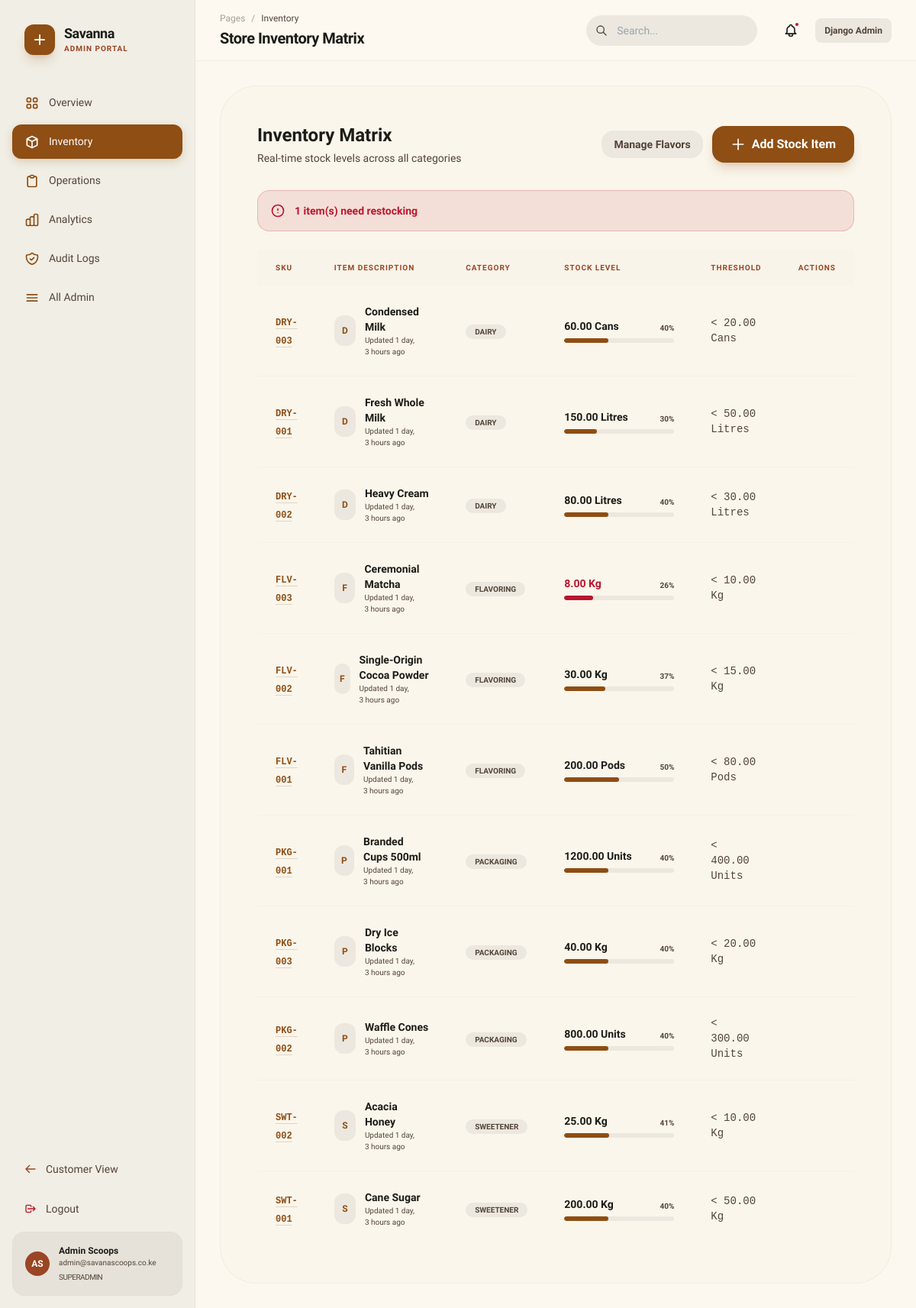
The app's page /admin-panel/inventory/ (signed in) with its own data.
### inventory/models.py (models this page shows, shortened)
class InventoryItem(models.Model):
    CATEGORY_CHOICES = [
        ('dairy', 'Dairy'),
        ('sweetener', 'Sweetener'),
        ('flavoring', 'Flavoring'),
        ('packaging', 'Packaging'),
        ('equipment', 'Equipment'),
        ('other', 'Other'),
    ]
    sku = models.CharField(max_length=50, unique=True)
    name = models.CharField(max_length=200)
    category = models.CharField(max_length=30, choices=CATEGORY_CHOICES, default='other')
    description = models.TextField(blank=True)
    current_stock = models.DecimalField(max_digits=10, decimal_places=2, default=0)
    min_stock = models.DecimalField(max_digits=10, decimal_places=2, default=10)
    max_stock = models.DecimalField(max_digits=10, decimal_places=2, default=500)
    unit = models.CharField(max_length=30, default='Units')
    unit_cost = models.DecimalField(max_digits=10, decimal_places=2, default=0)
    supplier = models.CharField(max_length=200, blank=True)
    location = models.CharField(max_length=100, blank=True, default='Main Storeroom')
    is_active = models.BooleanField(default=True)
    created_at = models.DateTimeField(auto_now_add=True)
    updated_at = models.DateTimeField(auto_now=True)
    class Meta:
        ordering = ['name']
    @property
    def stock_status(self):
        if self.current_stock == 0:
            return 'out'
        elif self.current_stock <= self.min_stock:
            return 'critical'
        elif self.current_stock <= self.min_stock * __import__('decimal').Decimal('1.5'):
            return 'low'
        return 'ok'
    @property
    def stock_percentage(self):
        if self.max_stock == 0:
            return 0
        return min(100, int((float(self.current_stock) / float(self.max_stock)) * 100))

### inventory/views.py (the view)
@staff_required
def inventory_list(request):
    items = InventoryItem.objects.filter(is_active=True).order_by('category', 'name')
    low_stock_items = [i for i in items if i.stock_status in ('critical', 'low')]
    return render(request, 'admin_panel/inventory.html', {
        'items': items,
        'low_stock_items': low_stock_items,
        'admin_section': 'inventory',
    })

### inventory/views.py (called while the page is built)
def staff_required(view_func):
    @wraps(view_func)
    def wrapper(request, *args, **kwargs):
        if not request.user.is_authenticated:
            return redirect('/accounts/login/?next=' + request.path)
        if not request.user.is_staff:
            messages.error(request, 'Staff access is required for the admin panel.')
            return redirect('shop')
        return view_func(request, *args, **kwargs)
    return wrapper

### store/context_processors.py (called while the page is built)
def cart_count(request):
    cart = request.session.get('cart', {})
    count = sum(v['qty'] for v in cart.values())
    return {'cart_count': count}

def site_settings(request):
    settings = SiteSettings.get_settings()
    return {'site_settings': settings}

### store/models.py (called while the page is built)
    @classmethod
    def get_settings(cls):
        obj, _ = cls.objects.get_or_create(pk=1)
        return obj

### templates/admin_panel/inventory.html (shortened to what this page needs)
{% extends "admin_panel/base_admin.html" %}
{% block admin_breadcrumb %}Inventory{% endblock %}
{% block admin_title %}Store Inventory Matrix{% endblock %}
{% block admin_content %}
<div class="bg-surface-container-low/50 rounded-[3rem] p-8 md:p-12 border border-outline-variant/20">
  <div class="flex flex-col md:flex-row md:items-center justify-between gap-6 mb-8">
    <div>
      <h3 class="text-2xl font-sans font-bold text-on-surface">Inventory Matrix</h3>
      <p class="text-sm text-on-surface-variant mt-1">Real-time stock levels across all categories</p>
    </div>
    <div class="flex items-center gap-3">
      <a href="{% url 'admin_flavors' %}" class="px-4 py-2 bg-surface-container-high rounded-2xl text-sm font-bold text-on-surface-variant hover:bg-surface-container-highest transition-colors">
        Manage Flavors
      </a>
      <button onclick="document.getElementById('addItemModal').classList.remove('hidden')"
              class="flex items-center gap-2 px-6 py-3 bg-primary text-white rounded-2xl font-bold shadow-lg shadow-primary/20 hover:scale-105 active:scale-95 transition-all">
        <svg xmlns="http://www.w3.org/2000/svg" class="w-5 h-5" fill="none" viewBox="0 0 24 24" stroke="currentColor"><path stroke-linecap="round" stroke-linejoin="round" stroke-width="2" d="M12 4v16m8-8H4"/></svg>
        Add Stock Item
      </button>
    </div>
  </div>
  {% if low_stock_items %}
  <div class="mb-6 p-4 bg-tertiary/10 border border-tertiary/20 rounded-2xl flex items-center gap-3">
    <svg xmlns="http://www.w3.org/2000/svg" class="w-5 h-5 text-tertiary flex-shrink-0" fill="none" viewBox="0 0 24 24" stroke="currentColor"><path stroke-linecap="round" stroke-linejoin="round" stroke-width="2" d="M12 9v2m0 4h.01M12 3c-4.97 0-9 4.03-9 9s4.03 9 9 9 9-4.03 9-9-4.03-9-9-9z"/></svg>
    <p class="text-sm font-bold text-tertiary">{{ low_stock_items|length }} item(s) need restocking</p>
  </div>
  {% endif %}
  <div class="overflow-x-auto">
    <table class="w-full text-left">
      <thead>
        <tr class="bg-surface-container-low/50">
          <th class="ss-table-header">SKU</th>
          <th class="ss-table-header">Item Description</th>
          <th class="ss-table-header">Category</th>
          <th class="ss-table-header">Stock Level</th>
          <th class="ss-table-header">Threshold</th>
          <th class="ss-table-header text-right">Actions</th>
        </tr>
      </thead>
      <tbody class="divide-y divide-outline-variant/10">
        {% for item in items %}
        <tr class="hover:bg-surface-container-high/30 transition-colors group">
          <td class="px-6 py-6">
            <span class="text-xs font-mono font-bold text-primary underline decoration-primary/20 underline-offset-4">{{ item.sku }}</span>
          </td>
          <td class="px-6 py-6">
            <div class="flex items-center gap-3">
              <div class="w-10 h-10 rounded-xl bg-surface-container-high flex items-center justify-center text-primary text-xs font-bold uppercase">
                {{ item.category|first|upper }}
              </div>
              <div>
                <p class="text-sm font-black text-on-surface">{{ item.name }}</p>
                <p class="text-[10px] text-on-surface-variant">Updated {{ item.updated_at|timesince }} ago</p>
              </div>
            </div>
          </td>
          <td class="px-6 py-6">
            <span class="px-3 py-1 bg-surface-container-high rounded-full text-[10px] font-black uppercase text-on-surface-variant">
              {{ item.get_category_display }}
            </span>
          </td>
          <td class="px-6 py-6">
            <div class="flex flex-col gap-1.5">
              <div class="flex justify-between items-end">
                <span class="text-sm font-black {% if item.stock_status == 'critical' or item.stock_status == 'out' %}text-tertiary{% else %}text-on-surface{% endif %}">
                  {{ item.current_stock }} {{ item.unit }}
                </span>
                <span class="text-[10px] text-on-surface-variant font-bold">{{ item.stock_percentage }}%</span>
              </div>
              <div class="h-1.5 w-36 bg-surface-container-high rounded-full overflow-hidden">
                <div class="h-full rounded-full {% if item.stock_status == 'critical' or item.stock_status == 'out' %}bg-tertiary{% elif item.stock_status == 'low' %}bg-yellow-500{% else %}bg-primary{% endif %}"
                     style="width:{{ item.stock_percentage }}%"></div>
              </div>
            </div>
          </td>
          <td class="px-6 py-6 text-sm text-on-surface-variant font-mono">
            &lt; {{ item.min_stock }} {{ item.unit }}
          </td>
          <td class="px-6 py-6 text-right">
          </td>
        </tr>
        {% empty %}
        <tr><td colspan="6" class="px-6 py-16 text-center text-on-surface-variant">No inventory items yet.</td></tr>
        {% endfor %}
      </tbody>
    </table>
  </div>
</div>
{% endblock %}

### templates/partials/admin_sidebar.html (shortened to what this page needs)
{% load static %}
<div class="w-64 h-full bg-surface-container border-r border-outline-variant/30 flex flex-col flex-shrink-0">
  <div class="p-8 flex items-center gap-3">
    <div class="w-10 h-10 bg-primary rounded-xl flex items-center justify-center shadow-lg shadow-primary/20">
      <svg xmlns="http://www.w3.org/2000/svg" class="w-6 h-6 text-white" fill="none" viewBox="0 0 24 24" stroke="currentColor"><path stroke-linecap="round" stroke-linejoin="round" stroke-width="2" d="M12 6v6m0 0v6m0-6h6m-6 0H6"/></svg>
    </div>
    <div>
      <h1 class="font-sans font-bold text-lg leading-tight tracking-tight">Savanna</h1>
      <p class="text-[10px] uppercase tracking-widest text-secondary font-bold">Admin Portal</p>
    </div>
  </div>
  <nav class="flex-1 px-4 space-y-1.5 mt-2">
    {% with items=nav_items %}
    <a href="{% url 'admin_dashboard' %}" class="sidebar-link {% if admin_section == 'dashboard' %}active{% endif %}">
      <span>Overview</span>
    </a>
    <a href="{% url 'admin_inventory' %}" class="sidebar-link {% if admin_section == 'inventory' %}active{% endif %}">
      <svg xmlns="http://www.w3.org/2000/svg" class="w-5 h-5" fill="none" viewBox="0 0 24 24" stroke="currentColor"><path stroke-linecap="round" stroke-linejoin="round" stroke-width="2" d="M20 7l-8-4-8 4m16 0l-8 4m8-4v10l-8 4m0-10L4 7m8 4v10M4 7v10l8 4"/></svg>
      <span>Inventory</span>
    </a>
    <a href="{% url 'admin_orders' %}" class="sidebar-link {% if admin_section == 'operations' %}active{% endif %}">
      <svg xmlns="http://www.w3.org/2000/svg" class="w-5 h-5" fill="none" viewBox="0 0 24 24" stroke="currentColor"><path stroke-linecap="round" stroke-linejoin="round" stroke-width="2" d="M9 5H7a2 2 0 00-2 2v12a2 2 0 002 2h10a2 2 0 002-2V7a2 2 0 00-2-2h-2M9 5a2 2 0 002 2h2a2 2 0 002-2M9 5a2 2 0 012-2h2a2 2 0 012 2"/></svg>
      <span>Operations</span>
    </a>
    <a href="{% url 'admin_analytics' %}" class="sidebar-link {% if admin_section == 'analytics' %}active{% endif %}">
      <span>Analytics</span>
    </a>
    <a href="{% url 'admin_audit' %}" class="sidebar-link {% if admin_section == 'audit' %}active{% endif %}">
      <span>Audit Logs</span>
    </a>
    <a href="{% url 'admin_models' %}" class="sidebar-link {% if admin_section == 'system' %}active{% endif %}">
      <svg xmlns="http://www.w3.org/2000/svg" class="w-5 h-5" fill="none" viewBox="0 0 24 24" stroke="currentColor"><path stroke-linecap="round" stroke-linejoin="round" stroke-width="2" d="M4 7h16M4 12h16M4 17h16"/></svg>
      <span>All Admin</span>
    </a>
    {% endwith %}
  </nav>
  <div class="p-4 mt-auto space-y-2">
    <a href="{% url 'shop' %}" class="w-full flex items-center gap-3 px-4 py-3 rounded-xl text-on-surface-variant hover:bg-surface-container-high transition-colors text-sm font-medium">
      <svg xmlns="http://www.w3.org/2000/svg" class="w-4 h-4 text-secondary" fill="none" viewBox="0 0 24 24" stroke="currentColor"><path stroke-linecap="round" stroke-linejoin="round" stroke-width="2" d="M10 19l-7-7m0 0l7-7m-7 7h18"/></svg>
      Customer View
    </a>
    <a href="{% url 'account_logout' %}" class="w-full flex items-center gap-3 px-4 py-3 rounded-xl text-on-surface-variant hover:bg-surface-container-high transition-colors text-sm font-medium">
      <svg xmlns="http://www.w3.org/2000/svg" class="w-4 h-4 text-tertiary" fill="none" viewBox="0 0 24 24" stroke="currentColor"><path stroke-linecap="round" stroke-linejoin="round" stroke-width="2" d="M17 16l4-4m0 0l-4-4m4 4H7m6 4v1a2 2 0 01-2 2H5a2 2 0 01-2-2V7a2 2 0 012-2h6a2 2 0 012 2v1"/></svg>
      Logout
    </a>
    <div class="p-4 bg-surface-container-highest rounded-2xl flex items-center gap-3 border border-outline-variant/10">
      <div class="w-8 h-8 rounded-full bg-secondary text-white flex items-center justify-center text-xs font-bold">
        {{ request.user.first_name|first|upper }}{{ request.user.last_name|first|upper }}
      </div>
      <div class="overflow-hidden">
        <p class="text-xs font-bold truncate">{{ request.user.get_full_name|default:request.user.username }}</p>
        <p class="text-[10px] text-on-surface-variant truncate">{{ request.user.email|default:"No email address" }}</p>
        <p class="text-[10px] text-on-surface-variant uppercase tracking-tighter mt-1">{% if request.user.is_superuser %}Superadmin{% else %}Staff{% endif %}</p>
      </div>
    </div>
  </div>
</div>

### templates/base.html (style rules this page uses)
body { font-family: 'Be Vietnam Pro', sans-serif; background: #fdf9f0; color: #1c1c17; }
.font-sans { font-family: 'Plus Jakarta Sans', sans-serif; }
.ss-table-header { padding: 16px 24px; font-size: 10px; font-weight: 700; text-transform: uppercase; letter-spacing: 0.1em; color: #9a4523; text-align: left; }

### templates/partials/admin_sidebar.html (style rules this page uses)
.sidebar-link { width: 100%; display: flex; align-items: center; gap: 12px; padding: 12px 16px; border-radius: 12px; transition: all 0.2s ease; color: #534439; font-size: 14px; font-weight: 500; }
.sidebar-link.active { background: #8e4e14; color: white; box-shadow: 0 4px 12px rgba(142,78,20,0.2); }
.sidebar-link.active svg { color: white; }
.sidebar-link svg { color: #8e4e14; flex-shrink: 0; }

### records on screen
InventoryItem: sku "DRY-003", category|first "D", name "Condensed Milk", updated_at "1 day, 3 hours", category "DAIRY", current_stock "60.00", unit "Cans", stock_percentage "40", min_stock "20.00"
InventoryItem: sku "DRY-001", category|first "D", name "Fresh Whole Milk", updated_at "1 day, 3 hours", category "DAIRY", current_stock "150.00", unit "Litres", stock_percentage "30", min_stock "50.00"
InventoryItem: sku "DRY-002", category|first "D", name "Heavy Cream", updated_at "1 day, 3 hours", category "DAIRY", current_stock "80.00", unit "Litres", stock_percentage "40", min_stock "30.00"
InventoryItem: sku "FLV-003", category|first "F", name "Ceremonial Matcha", updated_at "1 day, 3 hours", category "FLAVORING", current_stock "8.00", unit "Kg", stock_percentage "26", min_stock "10.00"
InventoryItem: sku "FLV-002", category|first "F", name "Single-Origin Cocoa Powder", updated_at "1 day, 3 hours", category "FLAVORING", current_stock "30.00", unit "Kg", stock_percentage "37", min_stock "15.00"
InventoryItem: sku "FLV-001", category|first "F", name "Tahitian Vanilla Pods", updated_at "1 day, 3 hours", category "FLAVORING", current_stock "200.00", unit "Pods", stock_percentage "50", min_stock "80.00"
InventoryItem: sku "PKG-001", category|first "P", name "Branded Cups 500ml", updated_at "1 day, 3 hours", category "PACKAGING", current_stock "1200.00", unit "Units", stock_percentage "40", min_stock "400.00"
InventoryItem: sku "PKG-003", category|first "P", name "Dry Ice Blocks", updated_at "1 day, 3 hours", category "PACKAGING", current_stock "40.00", unit "Kg", stock_percentage "40", min_stock "20.00"
InventoryItem: sku "PKG-002", category|first "P", name "Waffle Cones", updated_at "1 day, 3 hours", category "PACKAGING", current_stock "800.00", unit "Units", stock_percentage "40", min_stock "300.00"
InventoryItem: sku "SWT-002", category|first "S", name "Acacia Honey", updated_at "1 day, 3 hours", category "SWEETENER", current_stock "25.00", unit "Kg", stock_percentage "41", min_stock "10.00"
InventoryItem: sku "SWT-001", category|first "S", name "Cane Sugar", updated_at "1 day, 3 hours", category "SWEETENER", current_stock "200.00", unit "Kg", stock_percentage "40", min_stock "50.00"

### other values on screen
{{ request.user.first_name|first|upper }} "A"
{{ request.user.last_name|first|upper }} "S"
{{ request.user.get_full_name|default:request.user.username }} "Admin Scoops"
{{ request.user.email|default:"No email address" }} "admin@savanascoops.co.ke"
{{ low_stock_items|length }} "1"
